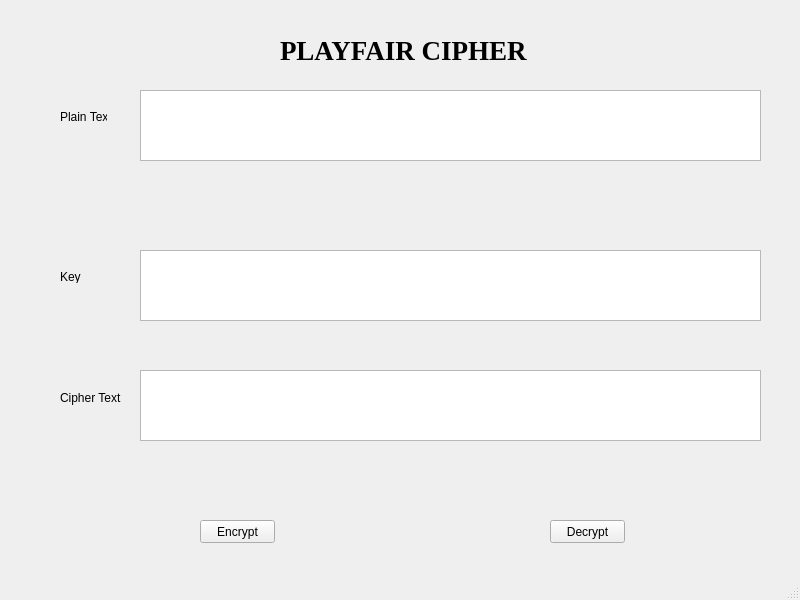
<?xml version="1.0" encoding="UTF-8"?>
<ui version="4.0">
 <class>MainWindow</class>
 <widget class="QMainWindow" name="MainWindow">
  <property name="geometry">
   <rect>
    <x>0</x>
    <y>0</y>
    <width>800</width>
    <height>600</height>
   </rect>
  </property>
  <property name="windowTitle">
   <string>MainWindow</string>
  </property>
  <widget class="QWidget" name="centralwidget">
   <widget class="QLabel" name="label_2">
    <property name="geometry">
     <rect>
      <x>60</x>
      <y>270</y>
      <width>47</width>
      <height>13</height>
     </rect>
    </property>
    <property name="text">
     <string>Key</string>
    </property>
   </widget>
   <widget class="QPushButton" name="btn_decrypt">
    <property name="geometry">
     <rect>
      <x>550</x>
      <y>520</y>
      <width>75</width>
      <height>23</height>
     </rect>
    </property>
    <property name="text">
     <string>Decrypt</string>
    </property>
   </widget>
   <widget class="QLabel" name="label">
    <property name="geometry">
     <rect>
      <x>60</x>
      <y>110</y>
      <width>47</width>
      <height>13</height>
     </rect>
    </property>
    <property name="text">
     <string>Plain Text</string>
    </property>
   </widget>
   <widget class="QLabel" name="label_4">
    <property name="geometry">
     <rect>
      <x>60</x>
      <y>390</y>
      <width>61</width>
      <height>16</height>
     </rect>
    </property>
    <property name="text">
     <string>Cipher Text</string>
    </property>
   </widget>
   <widget class="QPushButton" name="btn_encrypt">
    <property name="geometry">
     <rect>
      <x>200</x>
      <y>520</y>
      <width>75</width>
      <height>23</height>
     </rect>
    </property>
    <property name="text">
     <string>Encrypt</string>
    </property>
   </widget>
   <widget class="QPlainTextEdit" name="txt_cipher_text">
    <property name="geometry">
     <rect>
      <x>140</x>
      <y>370</y>
      <width>621</width>
      <height>71</height>
     </rect>
    </property>
   </widget>
   <widget class="QPlainTextEdit" name="txt_plain_text">
    <property name="geometry">
     <rect>
      <x>140</x>
      <y>90</y>
      <width>621</width>
      <height>71</height>
     </rect>
    </property>
   </widget>
   <widget class="QPlainTextEdit" name="txt_key">
    <property name="geometry">
     <rect>
      <x>140</x>
      <y>250</y>
      <width>621</width>
      <height>71</height>
     </rect>
    </property>
   </widget>
   <widget class="QLabel" name="label_3">
    <property name="geometry">
     <rect>
      <x>280</x>
      <y>40</y>
      <width>281</width>
      <height>21</height>
     </rect>
    </property>
    <property name="font">
     <font>
      <family>Times New Roman</family>
      <pointsize>20</pointsize>
      <weight>75</weight>
      <bold>true</bold>
     </font>
    </property>
    <property name="text">
     <string>PLAYFAIR CIPHER</string>
    </property>
   </widget>
  </widget>
  <widget class="QMenuBar" name="menubar">
   <property name="geometry">
    <rect>
     <x>0</x>
     <y>0</y>
     <width>800</width>
     <height>21</height>
    </rect>
   </property>
  </widget>
  <widget class="QStatusBar" name="statusbar"/>
 </widget>
 <resources/>
 <connections/>
</ui>
